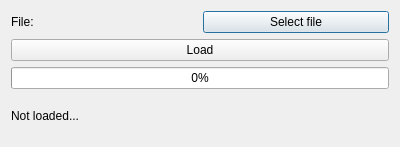
<?xml version="1.0" encoding="UTF-8"?>
<ui version="4.0">
 <class>load_srt</class>
 <widget class="QDialog" name="load_srt">
  <property name="geometry">
   <rect>
    <x>0</x>
    <y>0</y>
    <width>400</width>
    <height>147</height>
   </rect>
  </property>
  <property name="windowTitle">
   <string>Load srt file</string>
  </property>
  <layout class="QGridLayout" name="gridLayout">
   <item row="0" column="1">
    <widget class="QPushButton" name="select_file_btn">
     <property name="text">
      <string>Select file</string>
     </property>
    </widget>
   </item>
   <item row="2" column="0" colspan="2">
    <widget class="QPushButton" name="load_btn">
     <property name="text">
      <string>Load</string>
     </property>
    </widget>
   </item>
   <item row="0" column="0">
    <widget class="QLabel" name="file_lbl">
     <property name="text">
      <string>File: </string>
     </property>
    </widget>
   </item>
   <item row="3" column="0" colspan="2">
    <widget class="QProgressBar" name="progressBar">
     <property name="value">
      <number>0</number>
     </property>
    </widget>
   </item>
   <item row="4" column="0">
    <widget class="QLabel" name="status_lbl">
     <property name="text">
      <string>Not loaded...</string>
     </property>
    </widget>
   </item>
  </layout>
 </widget>
 <resources/>
 <connections/>
</ui>
